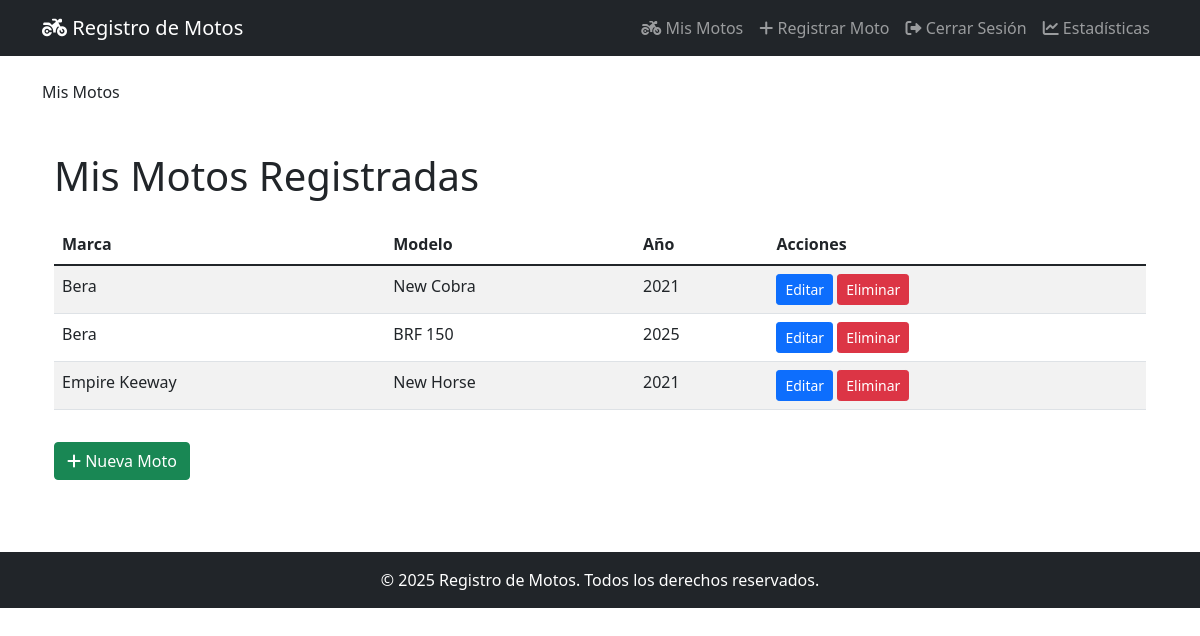
The page /motos/ (signed in) on the database as committed earlier.
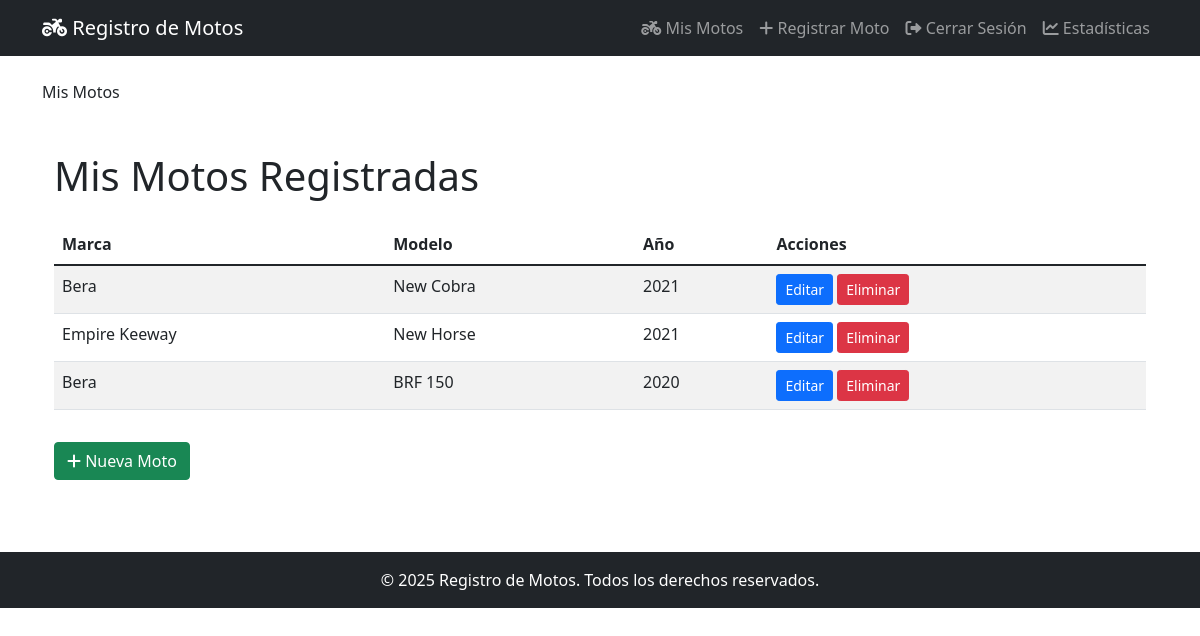
The same page on the database as committed later.
### motos/models.py (models this page shows, shortened)
class Moto(models.Model):# modelo de la moto que se importan a la base de datos
    marca = models.CharField(max_length=100)
    modelo = models.CharField(max_length=100)
    year = models.PositiveIntegerField()
    color = models.CharField(max_length=50)
    placa = models.CharField(max_length=100, unique=True)
    observaciones = models.TextField(blank=True)
    usuario = models.ForeignKey('auth.User', on_delete=models.CASCADE, related_name='motos', null=True, blank=True)

### motos/views.py (the view)
# urls.py: path('motos/', views.view_motorcycles, name='motos'),
@login_required
def view_motorcycles(request):
    moto = Moto.objects.filter(usuario=request.user)#filtra las motos por el usuario que esta logeado
    return render(request, 'motos.html', {'motos': moto})

### motos/templates/motos.html
{% extends 'Base.html' %}
{% block content %}
{% block title %}Mis Motos{% endblock %}
<div class="container mt-5">
    <div class="row">
        <div class="col-12">
            <h1 class="mb-4">Mis Motos Registradas</h1>
            {% if motos %}
            <div class="table-responsive">
                <table class="table table-striped">
                    <thead>
                        <tr>
                            <th>Marca</th>
                            <th>Modelo</th>
                            <th>Año</th>
                            <th>Acciones</th>
                        </tr>
                    </thead>
                    <tbody>
                        {% for moto in motos %}
                        <tr>
                            <td>{{ moto.marca }}</td>
                            <td>{{ moto.modelo }}</td>
                            <td>{{ moto.year }}</td>
                            <td>
                                <a href="{% url 'edit_motorcycle' moto.id %}"
                                   class="btn btn-sm btn-primary">
                                    Editar
                                </a>
                                <a href="{% url 'delete_motorcycle' moto.id %}"
                                   class="btn btn-sm btn-danger">
                                    Eliminar
                                </a>
                            </td>
                        </tr>
                        {% endfor %}
                    </tbody>
                </table>
            </div>
            {% else %}
            <div class="alert alert-warning">
                No tienes motos registradas.
                <a href="{% url 'register_moto' %}">Registra tu primera moto</a>
            </div>
            {% endif %}
            <a href="{% url 'register_moto' %}" class="btn btn-success mt-3">
                <i class="fas fa-plus"></i> Nueva Moto
            </a>
        </div>
    </div>
</div>
{% endblock %}

### motos/templates/Base.html (shortened to what this page needs)
<!DOCTYPE html>
<html lang="es">
<head>
    <link href="https://cdn.jsdelivr.net/npm/bootstrap@5.1.3/dist/css/bootstrap.min.css" rel="stylesheet">
    <link rel="stylesheet" href="https://cdnjs.cloudflare.com/ajax/libs/font-awesome/6.0.0/css/all.min.css">
</head>
<body>
    <nav class="navbar navbar-expand-lg navbar-dark bg-dark">
        <div class="container">
            <a class="navbar-brand" href="{% url 'home' %}">
                <i class="fas fa-motorcycle"></i> Registro de Motos
            </a>
            <div class="collapse navbar-collapse" id="navbarNav">
                <ul class="navbar-nav ms-auto">
                    {% if user.is_authenticated %}
                    <li class="nav-item">
                        <a class="nav-link" href="{% url 'motos' %}">
                            <i class="fas fa-motorcycle"></i> Mis Motos
                        </a>
                    </li>
                    <li class="nav-item">
                        <a class="nav-link" href="{% url 'register_moto' %}">
                            <i class="fas fa-plus"></i> Registrar Moto
                        </a>
                    </li>
                    <li class="nav-item">
                        <a class="nav-link" href="{% url 'logout' %}">
                            <i class="fas fa-sign-out-alt"></i> Cerrar Sesión
                        </a>
                    </li>
                    <li class="nav-item">
    <a class="nav-link" href="{% url 'estadisticas' %}">
        <i class="fas fa-chart-line"></i> Estadísticas
    </a>
</li>
                    {% endif %}
                </ul>
            </div>
        </div>
    </nav>
    <main class="container py-4">
        {% block content %}{% endblock %}
    </main>
    <footer class="bg-dark text-white py-3 mt-5">
        <div class="container text-center">
            <p class="mb-0">© 2025 Registro de Motos. Todos los derechos reservados.</p>
        </div>
    </footer>
</body>
</html>

Rows that differ between the two databases and show on the page:
removed Moto: marca "Bera", modelo "BRF 150", year "2025"
added Moto: marca "Bera", modelo "BRF 150", year "2020"
